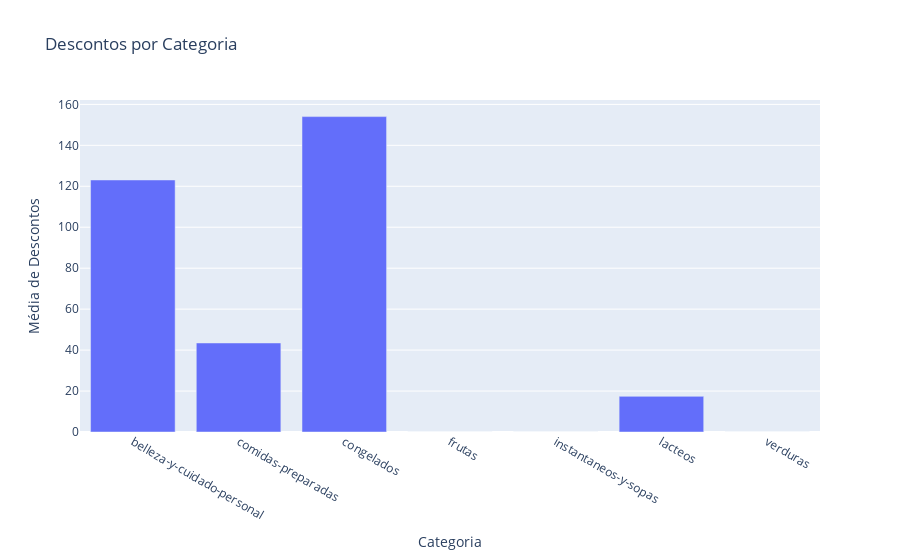

Here is the notebook cell this chart was saved with:
### Markdown cell above
# 4 - Plote um gráfico de barras onde temos a média de descontos por categoria.

### Code cell
# Seu código aqui
media_descontos_categoria = df.groupby('Categoria')['Desconto'].mean().reset_index().round(2)
fig = px.bar(media_descontos_categoria, x = 'Categoria', y = 'Desconto',
             title = 'Descontos por Categoria',
             labels = {'Categoria' : 'Categoria', 'Desconto' : 'Média de Descontos'})
fig.show()

### Figure 1 — Plotly figure (JSON) as saved in the notebook; plotly's stock layout.template omitted (floating-point values rounded to 4 significant figures)
{"data": [{"hovertemplate": "Categoria=%{x}<br>Média de Descontos=%{y}<extra></extra>", "legendgroup": "", "marker": {"color": "#636efa", "pattern": {"shape": ""}}, "name": "", "orientation": "v", "showlegend": false, "textposition": "auto", "type": "bar", "x": ["belleza-y-cuidado-personal", "comidas-preparadas", "congelados", "frutas", "instantaneos-y-sopas", "lacteos", "verduras"], "xaxis": "x", "y": [123.1, 43.48, 154.0, 0.0, 0.0, 17.41, 0.0], "yaxis": "y"}], "layout": {"barmode": "relative", "legend": {"tracegroupgap": 0}, "title": {"text": "Descontos por Categoria"}, "xaxis": {"anchor": "y", "domain": [0, 1], "title": {"text": "Categoria"}}, "yaxis": {"anchor": "x", "domain": [0, 1], "title": {"text": "Média de Descontos"}}}}
